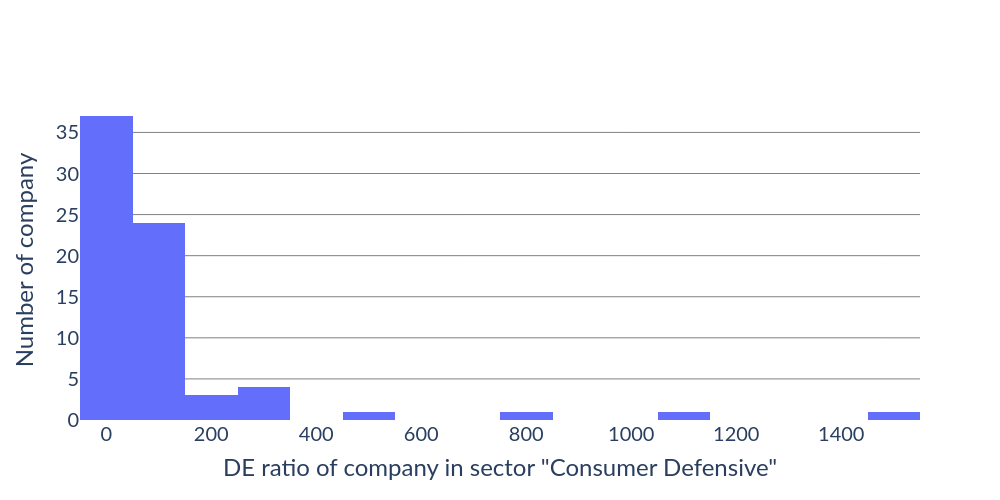

The notebook cell this image was saved under:
### Code cell
# Distribution of market cap
fig = go.Figure()
fig.add_trace(
    go.Histogram(x = df['de_ratio'].apply(lambda x : float(x) if not pd.isna(x) else None))
)
fig.update_yaxes(showgrid = True, gridcolor = 'gray', title = 'Number of company')
fig.update_xaxes(title = f'DE ratio of company in sector "{SECTOR}"')
fig.update_layout(
    width = 1000,
    height = 500,
    plot_bgcolor = 'white',
    paper_bgcolor = 'white',
    font = dict(family = 'Lato', size = 20)
)
fig.show()

### Figure 1 — Plotly figure (JSON) as saved in the notebook; plotly's stock layout.template omitted (floating-point values rounded to 4 significant figures)
{"data": [{"type": "histogram", "x": [5.269, 31.55, 8.428, 261.4, 28.51, 64.26, 71.8, 1071.0, 1.7, 451.4, 41.28, 278.4, 44.65, 36.0, null, 21.53, 6.115, 113.8, 15.49, 8.956, 23.6, 2.188, 114.1, 160.9, null, 313.9, 1533.0, 87.43, 1.417, 15.57, 175.4, 300.2, 2.161, 9.649, 34.13, 147.2, 138.3, 4.918, 0.093, 24.27, 50.54, 12.02, 116.1, 43.58, null, 101.7, 21.91, null, 61.54, 46.81, 92.32, 2.214, 1.722, 53.75, 18.98, 60.84, null, 74.92, 45.55, 41.59, null, 69.55, 785.7, 62.55, null, 75.6, 21.77, 68.28, 50.17, 66.93, null, null, 55.8, 11.64, 3.67, 42.53, 176.0, 25.69, 138.9, 74.72, 31.77]}], "layout": {"font": {"family": "Lato", "size": 20}, "height": 500, "paper_bgcolor": "white", "plot_bgcolor": "white", "width": 1000, "xaxis": {"title": {"text": "DE ratio of company in sector \"Consumer Defensive\""}}, "yaxis": {"gridcolor": "gray", "showgrid": true, "title": {"text": "Number of company"}}}}
